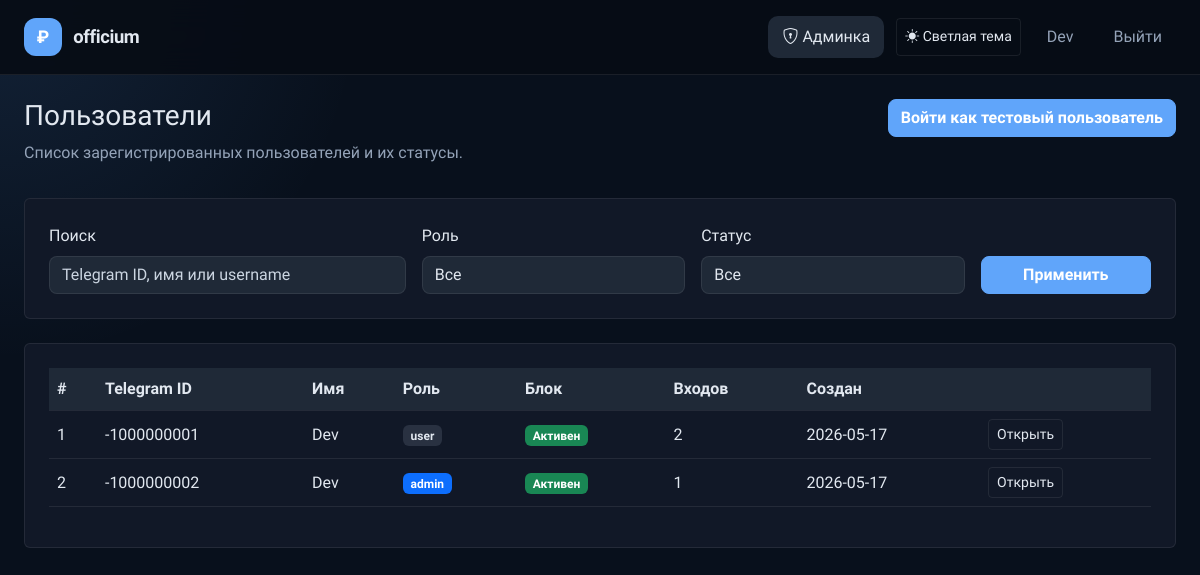
The page /admin/users (signed in) on the database as committed earlier.
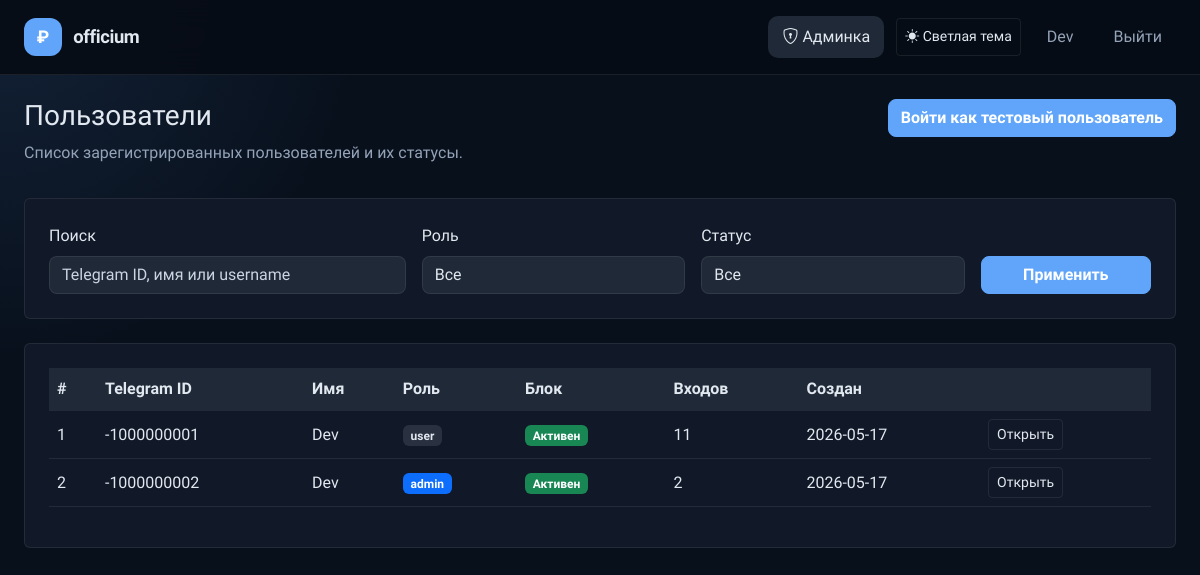
The same page on the database as committed later.
### app/models.py (models this page shows, shortened)
class User(UserMixin, db.Model):
    __tablename__ = 'users'
    id = db.Column(db.Integer, primary_key=True)
    telegram_id = db.Column(db.BigInteger, unique=True, nullable=False)
    username = db.Column(db.String(80), nullable=True)
    first_name = db.Column(db.String(100), nullable=True)
    last_name = db.Column(db.String(100), nullable=True)
    photo_url = db.Column(db.String(255), nullable=True)
    auth_date = db.Column(db.DateTime, nullable=True)
    created_at = db.Column(db.DateTime, default=datetime.utcnow, nullable=False)
    role = db.Column(db.Enum('user', 'admin', 'superadmin'), nullable=False, default='user')
    is_blocked = db.Column(db.Boolean, default=False, nullable=False)
    last_login_ip = db.Column(db.String(100), nullable=True)
    last_user_agent = db.Column(db.Text, nullable=True)
    login_count = db.Column(db.Integer, default=0, nullable=False)
    google_id = db.Column(db.String(50), unique=True, nullable=True)
    email = db.Column(db.String(120), nullable=True, index=True)
    avatar_url = db.Column(db.String(255), nullable=True)
    debts = db.relationship('Debt', back_populates='user', lazy=True, cascade='all, delete-orphan')
    incomes = db.relationship('Income', back_populates='user', lazy=True, cascade='all, delete-orphan')
    expenses = db.relationship('Expense', back_populates='user', lazy=True, cascade='all, delete-orphan')
    activity_logs = db.relationship('ActivityLog', back_populates='user', lazy=True, cascade='all, delete-orphan')
    @property
    def is_admin(self):
        return self.role in ('admin', 'superadmin')
    @property
    def is_superadmin(self):
        return self.role == 'superadmin'

### app/routes/admin.py (the view, shortened to what this page needs)
    @app.route('/admin/users')
    @admin_required
    def admin_users():
        role_filter = request.args.get('role')
        status_filter = request.args.get('status')
        search_query = (request.args.get('q') or '').strip()
        users_query = User.query
        if role_filter in ('user', 'admin', 'superadmin'):
            users_query = users_query.filter_by(role=role_filter)
        if status_filter == 'blocked':
            users_query = users_query.filter_by(is_blocked=True)
        elif status_filter == 'active':
            users_query = users_query.filter_by(is_blocked=False)
        users = users_query.order_by(User.role.desc(), User.created_at.desc()).all()
        return render_template('admin_users.html', users=users, role_filter=role_filter, status_filter=status_filter, q=search_query)

### app/utils.py (called while the page is built)
def get_setting(key, default=None):
    try:
        setting = AppSetting.query.filter_by(key=key).first()
        return setting.value if setting else default
    except Exception:
        return default

def get_dictionary_values(dictionary_type):
    try:
        entries = DictionaryEntry.query.filter_by(dictionary_type=dictionary_type, is_active=True).order_by(DictionaryEntry.value.asc()).all()
        return [entry.value for entry in entries]
    except Exception:
        return []

def admin_required(view):
    @wraps(view)
    def wrapper(*args, **kwargs):
        if not getattr(current_user, 'is_authenticated', False) or not getattr(current_user, 'is_admin', False):
            return redirect(url_for('index'))
        return view(*args, **kwargs)
    return wrapper

### templates/admin_users.html (shortened to what this page needs)
{% extends 'base.html' %}
{% block content %}
<div class="d-flex justify-content-between align-items-start mb-3">
    <div>
        <h1 class="h3">Пользователи</h1>
        <p class="text-muted">Список зарегистрированных пользователей и их статусы.</p>
    </div>
    <form method="post" action="{{ url_for('admin_impersonate_test') }}">
        <button type="submit" class="btn btn-primary">Войти как тестовый пользователь</button>
    </form>
</div>
<div class="card p-4 mb-4">
    <form method="get" class="row g-3 align-items-end">
        <div class="col-md-4">
            <label class="form-label">Поиск</label>
            <input type="search" name="q" class="form-control" value="{{ q or '' }}" placeholder="Telegram ID, имя или username">
        </div>
        <div class="col-md-3">
            <label class="form-label">Роль</label>
            <select name="role" class="form-select">
                <option value="">Все</option>
            </select>
        </div>
        <div class="col-md-3">
            <label class="form-label">Статус</label>
            <select name="status" class="form-select">
                <option value="">Все</option>
            </select>
        </div>
        <div class="col-md-2 d-grid">
            <button type="submit" class="btn btn-primary">Применить</button>
        </div>
    </form>
</div>
<div class="card p-4">
    <div class="table-responsive">
        <table class="table table-hover align-middle">
            <thead>
                <tr>
                    <th>#</th>
                    <th>Telegram ID</th>
                    <th>Имя</th>
                    <th>Роль</th>
                    <th>Блок</th>
                    <th>Входов</th>
                    <th>Создан</th>
                    <th></th>
                </tr>
            </thead>
            <tbody>
                {% for user in users %}
                <tr>
                    <td>{{ user.id }}</td>
                    <td>{{ user.telegram_id }}</td>
                    <td>{{ user.first_name or user.username or '—' }}</td>
                    <td>
                        {% if user.role == 'superadmin' %}
                        <span class="badge bg-danger">superadmin</span>
                        {% elif user.role == 'admin' %}
                        <span class="badge bg-primary">admin</span>
                        {% else %}
                        <span class="badge bg-secondary">user</span>
                        {% endif %}
                    </td>
                    <td>{% if user.is_blocked %}<span class="badge bg-danger">Заблокирован</span>{% else %}<span class="badge bg-success">Активен</span>{% endif %}</td>
                    <td>{{ user.login_count }}</td>
                    <td>{{ user.created_at.strftime('%Y-%m-%d') if user.created_at else '—' }}</td>
                    <td>
                        <div class="btn-group" role="group">
                            <a href="{{ url_for('admin_user_detail', user_id=user.id) }}" class="btn btn-outline-primary btn-sm">Открыть</a>
                        </div>
                    </td>
                </tr>
                {% else %}
                <tr>
                    <td colspan="8" class="text-center text-muted">Нет пользователей.</td>
                </tr>
                {% endfor %}
            </tbody>
        </table>
    </div>
</div>
{% endblock %}

### templates/base.html (shortened to what this page needs)
<!DOCTYPE html>
<html lang="ru" data-theme="dark" data-bs-theme="dark">
<head>
    <link href="https://cdn.jsdelivr.net/npm/bootstrap@5.3.2/dist/css/bootstrap.min.css" rel="stylesheet">
    <link href="https://cdn.jsdelivr.net/npm/bootstrap-icons@1.11.3/font/bootstrap-icons.css" rel="stylesheet">
    <link href="{{ url_for('static', filename='css/style.css') }}" rel="stylesheet">
</head>
<body>
<nav class="navbar navbar-expand-lg">
    <div class="container-fluid px-4">
        <a class="navbar-brand" href="/">
            <span class="brand-icon">₽</span>
            <span class="brand-text">{{ app_name }}</span>
        </a>
        <div class="collapse navbar-collapse" id="navbarNav">
            <ul class="navbar-nav ms-auto align-items-center gap-1">
                {% set show_user_nav = not (current_user.is_authenticated and current_user.is_admin and request.path.startswith('/admin')) %}
                {% if current_user.is_authenticated and current_user.is_admin %}
                <li class="nav-item">
                    <a class="nav-link {% if request.path.startswith('/admin') %}active{% endif %}" href="{{ url_for('admin_dashboard') }}">
                        <i class="bi bi-shield-lock me-1"></i>Админка
                    </a>
                </li>
                {% endif %}
                <li class="nav-item ms-2">
                    <button id="themeToggleBtn" class="btn btn-outline-secondary btn-sm" type="button" aria-label="Переключить тему"></button>
                </li>
                <li class="nav-item ms-2">
                    {% if current_user.is_authenticated %}
                    <span class="nav-link disabled pe-0">{{ current_user.first_name or current_user.username or 'Пользователь' }}</span>
                    {% endif %}
                </li>
                <li class="nav-item ms-2">
                    {% if current_user.is_authenticated %}
                    <a class="nav-link" href="{{ url_for('logout') }}">Выйти</a>
                    {% else %}
                    <a class="nav-link" href="{{ url_for('login') }}">Войти</a>
                    {% endif %}
                </li>
            </ul>
        </div>
    </div>
</nav>
<main class="app-main container-fluid px-4 py-4">
    {% block content %}{% endblock %}
</main>
</body>
</html>

Rows that differ between the two databases and show on the page:
changed User id 2: login_count "1" → "2"
changed User id 1: login_count "2" → "11"
